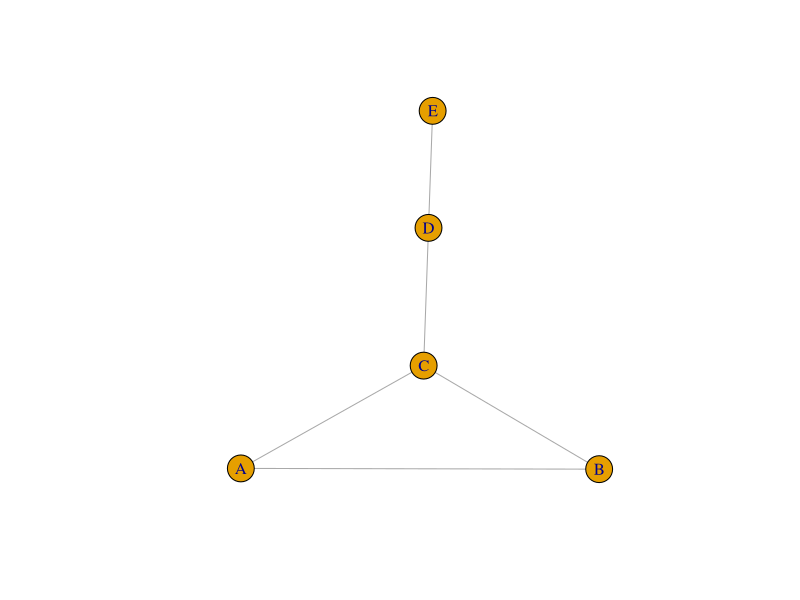

This figure's R source:
install.packages("igraph")

# Load thư viện (sửa lỗi chính tả)
library(igraph)

# Tạo một đồ thị
g <- graph_from_literal(A-B, A-C, B-C, C-D, D-E)

# Tính toán độ trung tâm
closeness <- closeness(g)
betweenness <- betweenness(g)

print(closeness)
print(betweenness)

# Vẽ đồ thị
plot(g)
